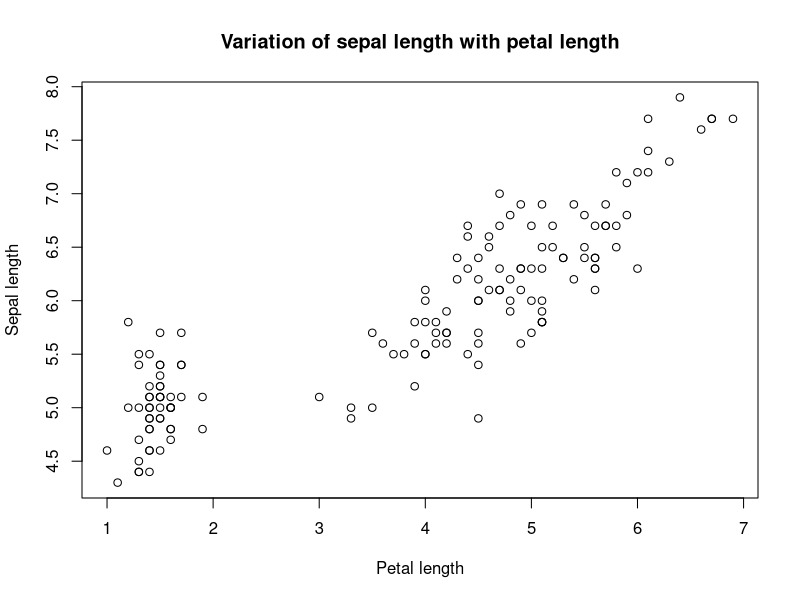
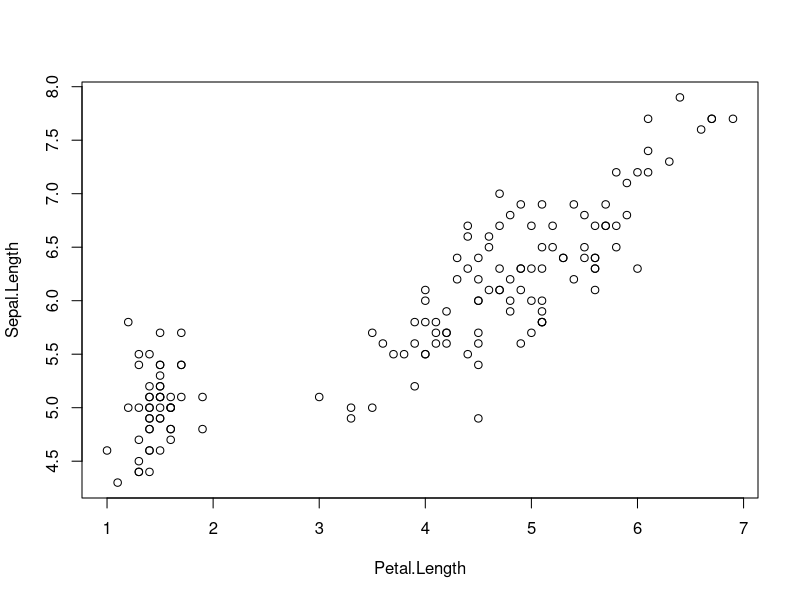
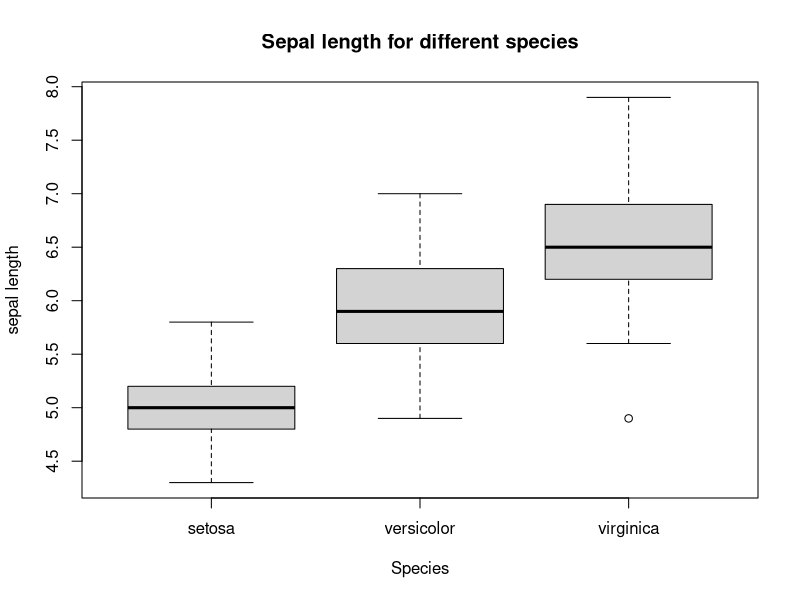
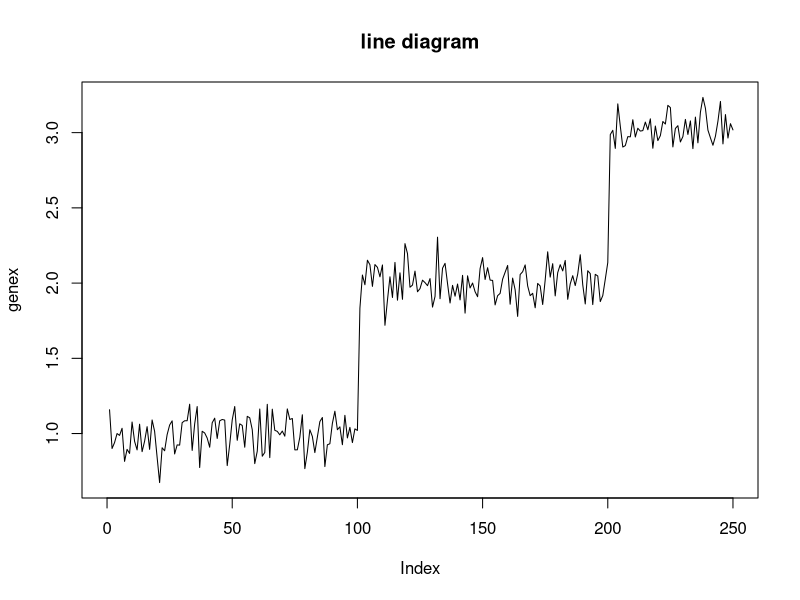
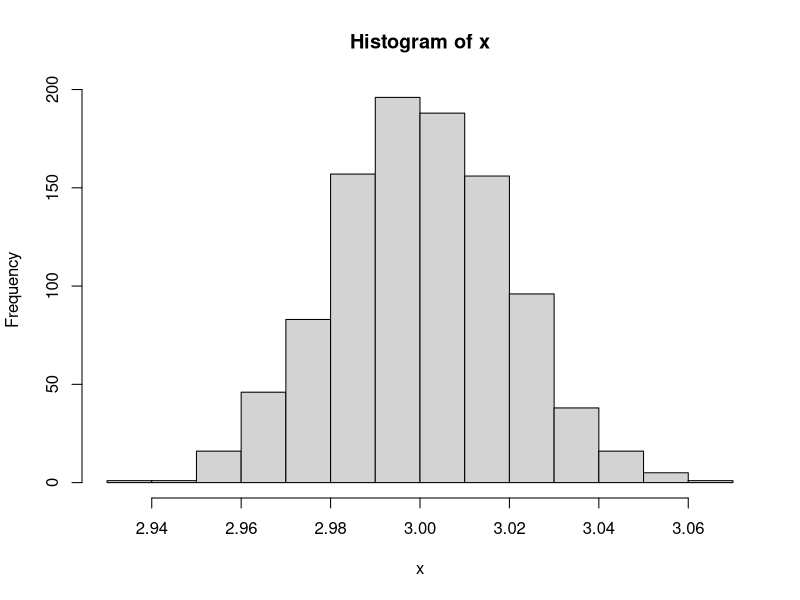

These charts were generated, in order, by the following R code: (Note: this script raises an error after producing the figures.)
##########################################################################################################################################

#(주의) ->  순차적으로 코드를 실행하는 것을 권함!

#에러 발생 시 github Bioinformatics/Bioinformatics with R Cookbook 경로에 issue를 남기면 확인

##########################################################################################################################################



### 데이터 시각화

# 데이터의 직관적인 이해를 위해서는 테이블, 행렬, 문장, 숫자 등의 형식보다 그래프 형식으로 바꿔주는 편이 좋음.
# x 축과 y축을 따라서 그래프를 그려서 추세나 상관성을 확인(산점도, scatter plot).

# 기본적인 플로팅 함수에 대해서 설명.
# 플로팅 함수들은 여러가지 방법으로 추가, 삭제 등의 조정이 가능.

##########################################################################################################################################

s1<-iris[,1]  
p1<-iris[,3]

plot(x=p1, y=s1, xlab = "Petal length", ylab = "Sepal length", col="black", main = "Variation of sepal length with petal length")

# 산점도 생성을 위해 iris 데이터 사용.
# 꽃받침 길이와 꽃(잎의 길이의 변이에 대해 확인.

# x축에 셋째 열의 꽃잎 길이, y축에 첫째 열의 꽃받침 길이를 지정.

with(iris, plot(x = Petal.Length, y = Sepal.Length))


boxplot(Sepal.Length~Species, data = iris, ylab = "sepal length", xlab = "Species", main = "Sepal length for different species")

# boxplot 생성

genex<-c(rnorm(100, 1, 0.1), rnorm(100, 2, 0.1), rnorm(50, 3, 0.1))
plot(x=genex, xlim = c(0, 250), type = 'l', main = "line diagram")

# 선 다이어그램을 생성하는 것은 산점도와 많은 부분이 동일.
# 다만 type 인자를 'l'로 지정하는 것이 다름. 

x<-rnorm(1000,3, 0.02)
hist(x)

# 히스토그램은 데이터의 밀도와 각 범주에서의 빈도를 확인.

graphics.off()                    # 그래프 지워주는 함수.

############################################################결과값(print)#################################################################

# 그래프 찍어보기.

##########################################################################################################################################

# plot함수는 열의 숫자를 지정해 원래 데이터로부터 필요한 데이터를 추출하고 이를 토대로 산점도를 그림.
# 이때 x축을 꽃잎의 길이, y축을 꽃받침의 길이로 나타냄.

# 축의 이름은 xlab과 ylab의 인자를 사용하고, 그래프의 제목은 main인자로 지정.

# 섹션 A에서는 그래프를 통해 꽃잎과 꽃받침의 길이로 표현되는 두 변수들은 양의 상관관계를 가지고 있음을 확인 가능.

# 데이터의 추세를 보고 싶다면 산점도는 유용하지 않음.
# 좀 더 역동적인 흐름을 파악하는 것이 중요.

# 예를 들자면 시간이나 약물의 농도에 따라 유전자의 발현을 확인 과정을 고려할 수 있음.

# 이러한 흐름을 볼 수 있는 방법으로 선 다이어그램이 있음.

# 예제에서는 x 축에서 인덱스를 표시하고 정규분포를 가정해 250개의 인위적인 값을 생성. 
# 그리고 나서 섹션 C에서 보는 것처럼 그래프를 생성.

# 선을 추가하기 위해서는 lines함수 사용.

lines(density(x), col="red")

# 숫자로 측정된 데이터를 가진 범주나 집단의 특성을 비교하기 위해서는 박스플롯 이용.
# 사분위수를 통해 집단의 숫자 데이터를 표현.

# 섹션 D에서는 히스토그램을 통해 데이터의 분포확인 가능.
# 섹션 D에서 생성한 데이터는 평균값 3인 정규분포형 자료임을 확인 가능.

# 그래프 3을 중심으로 정점을 나타내는 종모양을 보임. 
# 종 모양을 조금 더 정확히 확인하기 위해서는 plot(density(x))함수 사용.

##########################################################################################################################################